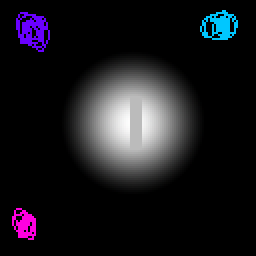
#> input picture test_hill.png, 128 x 128 px (shown 2 times larger)
$ python color_picking.py test_hill.png
#> lines starting #> are read from the running program, lines starting #| are printed output that depends on the picture
"""
blob_finder.py
Finds the center(s) of color blobs in an image.

Dependencies:
    pip install Pillow scipy numpy
"""

from PIL import Image
import numpy as np
from scipy import ndimage
from typing import Sequence


def find_blob_centers(
    image_path: str,
    colors: Sequence[tuple[int, int, int]],
    tolerance: int = 20,
    min_blob_size: int = 50,
) -> dict[tuple[int, int, int], list[tuple[float, float]]]:
    """
    Find the centers of color blobs in an image.

    Args:
        image_path:    Path to the image file.
        colors:        List of RGB tuples to search for, e.g. [(255, 0, 0), (0, 255, 0)].
        tolerance:     Max Euclidean distance in RGB space for a pixel to match a color.
        min_blob_size: Minimum number of pixels for a region to count as a blob.

    Returns:
        A dict mapping each input color to a list of (row, col) centroid coordinates.
        If no blobs are found for a color, its list is empty.

    Example:
        >>> centers = find_blob_centers(
        ...     "photo.png",
        ...     colors=[(255, 0, 0), (0, 0, 255)],
        ...     tolerance=30,
        ...     min_blob_size=100,
        ... )
        >>> for color, centroids in centers.items():
        ...     print(f"Color {color}: {centroids}")
    """
#> called with image_path = 'test_hill.png', tolerance = 20, min_blob_size = 50
    img = Image.open(image_path).convert("RGB")
#> img is the input picture: PIL image 128x128 RGB; mean R, G, B 24.9, 23.7, 28.8
    pixels = np.array(img, dtype=np.int32)  # shape: (H, W, 3)

    results: dict[tuple[int, int, int], list[tuple[float, float]]] = {}

    for color in colors:
        target = np.array(color, dtype=np.int32)

        # Euclidean distance from each pixel to the target color
        diff = pixels - target                          # (H, W, 3)
        dist = np.sqrt((diff ** 2).sum(axis=2))        # (H, W)
        mask = dist <= tolerance                        # boolean mask

        # Label connected regions (8-connectivity)
        struct = ndimage.generate_binary_structure(2, 2)
        labeled, num_features = ndimage.label(mask, structure=struct)

        centroids: list[tuple[float, float]] = []
        for label_id in range(1, num_features + 1):
            blob = labeled == label_id
            size = blob.sum()
            if size < min_blob_size:
                continue
            cy, cx = ndimage.center_of_mass(blob)
            centroids.append((round(cy, 2), round(cx, 2)))

        results[tuple(color)] = centroids  # type: ignore[index]
#> this loop made 1 pass
#> num_features on pass 1: 0
#> pass 1, in find_blob_centers, `diff = pixels - target`:
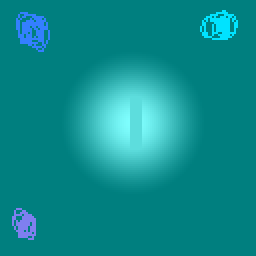
#> diff: shape (128, 128, 3) int32 (shown 2 times larger); mean R, G, B -230.1, 23.7, 28.8; drawn with min black and max white
#> pass 1, in find_blob_centers, `dist = np.sqrt((diff ** 2).sum(axis=2))`:
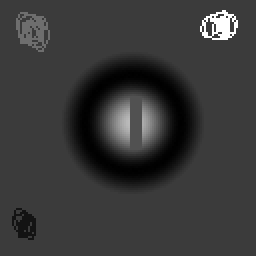
#> dist: shape (128, 128) float64 (shown 2 times larger); min 207.4, max 411.9, mean 252.7; drawn with min black and max white
#> after the loop, results = {(255, 0, 0): []}

    return results


# ---------------------------------------------------------------------------
# Quick demo — run as a script to test on any image
# ---------------------------------------------------------------------------
if __name__ == "__main__":
    import sys

    if len(sys.argv) < 2:
        print("Usage: python blob_finder.py <image_path> [r,g,b ...]")
        print("Example: python blob_finder.py photo.png 255,0,0 0,255,0")
        sys.exit(1)

    path = sys.argv[1]
    raw_colors = sys.argv[2:] or ["255,0,0"]  # default: red
    color_list = [tuple(int(c) for c in s.split(",")) for s in raw_colors]

    centers = find_blob_centers(path, color_list)  # type: ignore[arg-type]
#> centers = {(255, 0, 0): []}

    for color, blobs in centers.items():
        if blobs:
            print(f"Color {color}: {len(blobs)} blob(s)")
            for i, (row, col) in enumerate(blobs, 1):
                print(f"  Blob {i}: center = row {row}, col {col}")
        else:
            print(f"Color {color}: no blobs found")
#> this loop made 1 pass
#| Color (255, 0, 0): no blobs found

$ run again, on test_road.png
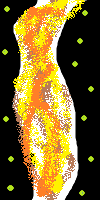
#> input picture test_road.png, 100 x 200 px
#> the loop in find_blob_centers, `for color in colors:` made 1 pass
#> num_features on pass 1: 0
#> pass 1, in find_blob_centers, `diff = pixels - target`:
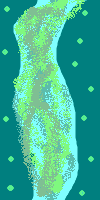
#> diff: shape (200, 100, 3) int32; mean R, G, B -133.6, 100, 45.8; drawn with min black and max white
#> pass 1, in find_blob_centers, `dist = np.sqrt((diff ** 2).sum(axis=2))`:
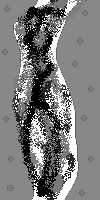
#> dist: shape (200, 100) float64; min 132.9, max 360.6, mean 244.6; drawn with min black and max white
#> after the loop in find_blob_centers, `for color in colors:`: results = {(255, 0, 0): []}
#> the loop `for color, blobs in centers.items():` made 1 pass
#> (printed output is left out)
